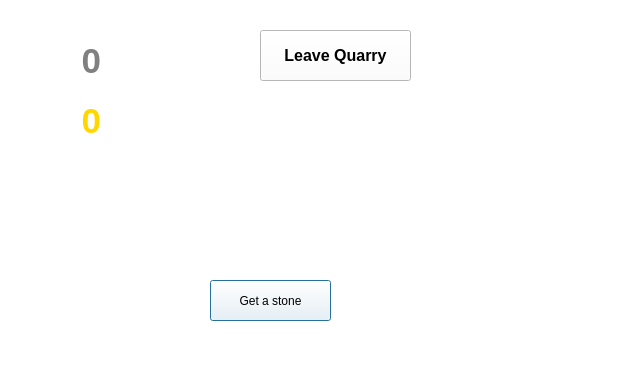
<?xml version="1.0" encoding="UTF-8"?>
<ui version="4.0">
 <class>Quarry</class>
 <widget class="QDialog" name="Quarry">
  <property name="geometry">
   <rect>
    <x>0</x>
    <y>0</y>
    <width>638</width>
    <height>383</height>
   </rect>
  </property>
  <property name="windowTitle">
   <string>Dialog</string>
  </property>
  <property name="styleSheet">
   <string notr="true">background-color:rgb(255,255,255)</string>
  </property>
  <widget class="QLabel" name="rock">
   <property name="geometry">
    <rect>
     <x>450</x>
     <y>260</y>
     <width>101</width>
     <height>81</height>
    </rect>
   </property>
   <property name="text">
    <string/>
   </property>
   <property name="pixmap">
    <pixmap resource="files.qrc">:/images/Imgs/stone.png</pixmap>
   </property>
  </widget>
  <widget class="QLabel" name="rock_2">
   <property name="geometry">
    <rect>
     <x>400</x>
     <y>140</y>
     <width>101</width>
     <height>81</height>
    </rect>
   </property>
   <property name="text">
    <string/>
   </property>
   <property name="pixmap">
    <pixmap resource="files.qrc">:/images/Imgs/stone.png</pixmap>
   </property>
  </widget>
  <widget class="QLabel" name="rock_3">
   <property name="geometry">
    <rect>
     <x>40</x>
     <y>270</y>
     <width>101</width>
     <height>81</height>
    </rect>
   </property>
   <property name="text">
    <string/>
   </property>
   <property name="pixmap">
    <pixmap resource="files.qrc">:/images/Imgs/stone.png</pixmap>
   </property>
  </widget>
  <widget class="QLabel" name="rock_4">
   <property name="geometry">
    <rect>
     <x>240</x>
     <y>180</y>
     <width>101</width>
     <height>81</height>
    </rect>
   </property>
   <property name="text">
    <string/>
   </property>
   <property name="pixmap">
    <pixmap resource="files.qrc">:/images/Imgs/stone.png</pixmap>
   </property>
  </widget>
  <widget class="QLabel" name="rock_5">
   <property name="geometry">
    <rect>
     <x>80</x>
     <y>160</y>
     <width>101</width>
     <height>81</height>
    </rect>
   </property>
   <property name="text">
    <string/>
   </property>
   <property name="pixmap">
    <pixmap resource="files.qrc">:/images/Imgs/stone.png</pixmap>
   </property>
  </widget>
  <widget class="QPushButton" name="pushButton">
   <property name="geometry">
    <rect>
     <x>210</x>
     <y>280</y>
     <width>121</width>
     <height>41</height>
    </rect>
   </property>
   <property name="font">
    <font>
     <pointsize>9</pointsize>
     <weight>50</weight>
     <bold>false</bold>
    </font>
   </property>
   <property name="text">
    <string>Get a stone</string>
   </property>
  </widget>
  <widget class="QPushButton" name="exit">
   <property name="geometry">
    <rect>
     <x>260</x>
     <y>30</y>
     <width>151</width>
     <height>51</height>
    </rect>
   </property>
   <property name="font">
    <font>
     <pointsize>12</pointsize>
     <weight>75</weight>
     <bold>true</bold>
    </font>
   </property>
   <property name="text">
    <string>Leave Quarry</string>
   </property>
  </widget>
  <widget class="QLabel" name="HowManyStone">
   <property name="geometry">
    <rect>
     <x>40</x>
     <y>30</y>
     <width>61</width>
     <height>61</height>
    </rect>
   </property>
   <property name="font">
    <font>
     <pointsize>26</pointsize>
     <weight>75</weight>
     <bold>true</bold>
    </font>
   </property>
   <property name="styleSheet">
    <string notr="true">color:gray</string>
   </property>
   <property name="text">
    <string>0</string>
   </property>
   <property name="alignment">
    <set>Qt::AlignRight|Qt::AlignTrailing|Qt::AlignVCenter</set>
   </property>
  </widget>
  <widget class="QLabel" name="HowManyGold">
   <property name="geometry">
    <rect>
     <x>40</x>
     <y>90</y>
     <width>61</width>
     <height>61</height>
    </rect>
   </property>
   <property name="font">
    <font>
     <pointsize>26</pointsize>
     <weight>75</weight>
     <bold>true</bold>
    </font>
   </property>
   <property name="styleSheet">
    <string notr="true">color:gold</string>
   </property>
   <property name="text">
    <string>0</string>
   </property>
   <property name="alignment">
    <set>Qt::AlignRight|Qt::AlignTrailing|Qt::AlignVCenter</set>
   </property>
  </widget>
  <widget class="QLabel" name="pickaxe">
   <property name="geometry">
    <rect>
     <x>110</x>
     <y>30</y>
     <width>51</width>
     <height>61</height>
    </rect>
   </property>
   <property name="text">
    <string/>
   </property>
   <property name="pixmap">
    <pixmap resource="files.qrc">:/images/Imgs/pickaxe.png</pixmap>
   </property>
  </widget>
  <widget class="QLabel" name="gold">
   <property name="geometry">
    <rect>
     <x>110</x>
     <y>90</y>
     <width>51</width>
     <height>61</height>
    </rect>
   </property>
   <property name="text">
    <string/>
   </property>
   <property name="pixmap">
    <pixmap resource="files.qrc">:/images/Imgs/gold.png</pixmap>
   </property>
  </widget>
 </widget>
 <resources>
  <include location="files.qrc"/>
 </resources>
 <connections/>
</ui>
